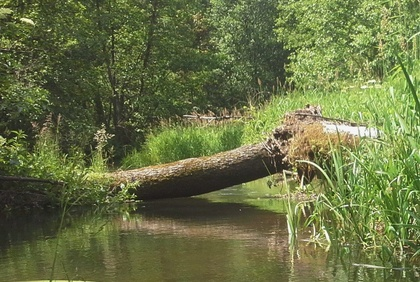
%> input picture Lab6/rzeczka.jpg, 420 x 282 px, shrunk from 981 x 658 before the run
$ octave Zadanie5.m   (GNU Octave 9; MATLAB toolbox functions it lacks are replaced by stand-ins)
%> lines starting %> are read from the running program, lines starting %| are printed output that depends on the picture
clear; clf;

img = double(imread("rzeczka.jpg"));

mask = [ -1 -2 -1 ; 0 0 0 ; 1 2 1 ];


margines = zeros(size(img,1)+2, size(img,2)+2, 3);
margines(2:end-1, 2:end-1, 1) = img(:,:,1);
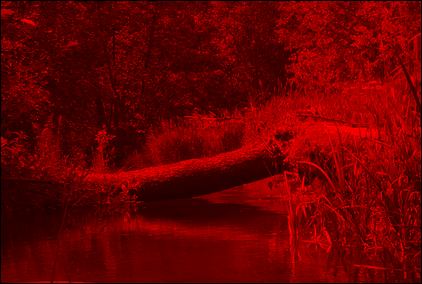
%> margines: size 284x422x3 double; mean R, G, B 103.4, 0, 0
margines(2:end-1, 2:end-1, 2) = img(:,:,2);
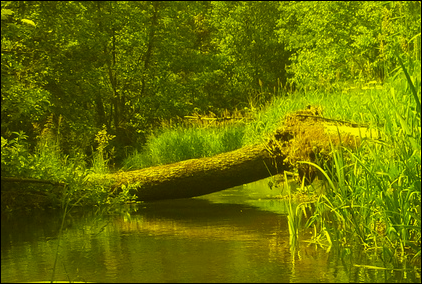
%> margines: size 284x422x3 double; mean R, G, B 103.4, 112.1, 0
margines(2:end-1, 2:end-1, 3) = img(:,:,3);
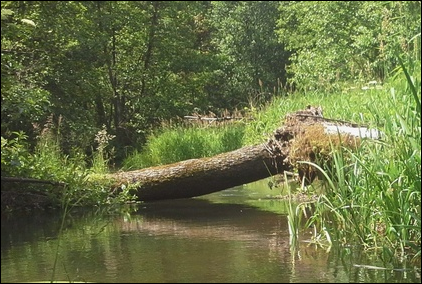
%> margines: size 284x422x3 double; mean R, G, B 103.4, 112.1, 67.9

margines(1, 2:end-1,1) = img(1,1:end,1);
margines(end, 2:end-1,1) = img(end,1:end,1);
margines(1, 2:end-1,2) = img(1,1:end,2);
margines(end, 2:end-1,2) = img(end,1:end,2);
margines(1, 2:end-1,3) = img(1,1:end,3);
margines(end, 2:end-1,3) = img(end,1:end,3);

margines(:,1,1) = margines(:,2,1);
margines(:,end,1) = margines(:,end-1,1);
margines(:,1,2) = margines(:,2,2);
margines(:,end,2) = margines(:,end-1,2);
margines(:,1,3) = margines(:,2,3);
margines(:,end,3) = margines(:,end-1,3);
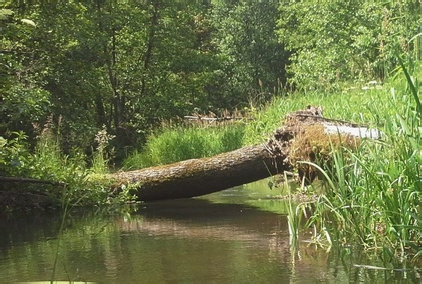
%> margines: size 284x422x3 double; mean R, G, B 104.7, 113.5, 68.7


for i = 1:size(img,1)
  for j = 1:size(img,2)
    output(i,j,1) = sum((margines(i:i+2,j:j+2,1) .* mask)(:));
    output(i,j,2) = sum((margines(i:i+2,j:j+2,2) .* mask)(:));
    output(i,j,3) = sum((margines(i:i+2,j:j+2,3) .* mask)(:));
  endfor
endfor
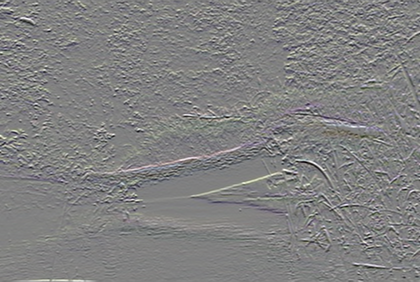
%> output: size 282x420x3 double; mean R, G, B 0.3, 0, 0; drawn with min black and max white

imshow(output/255);
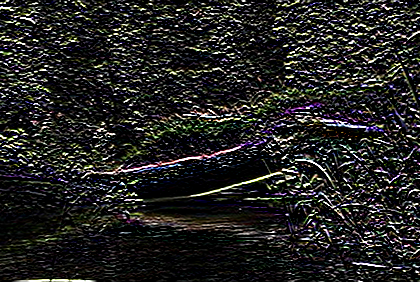
%> displayed picture: size 282x420x3, on the screen's scale of 0 to 255; mean R, G, B 36, 35.8, 34.5
